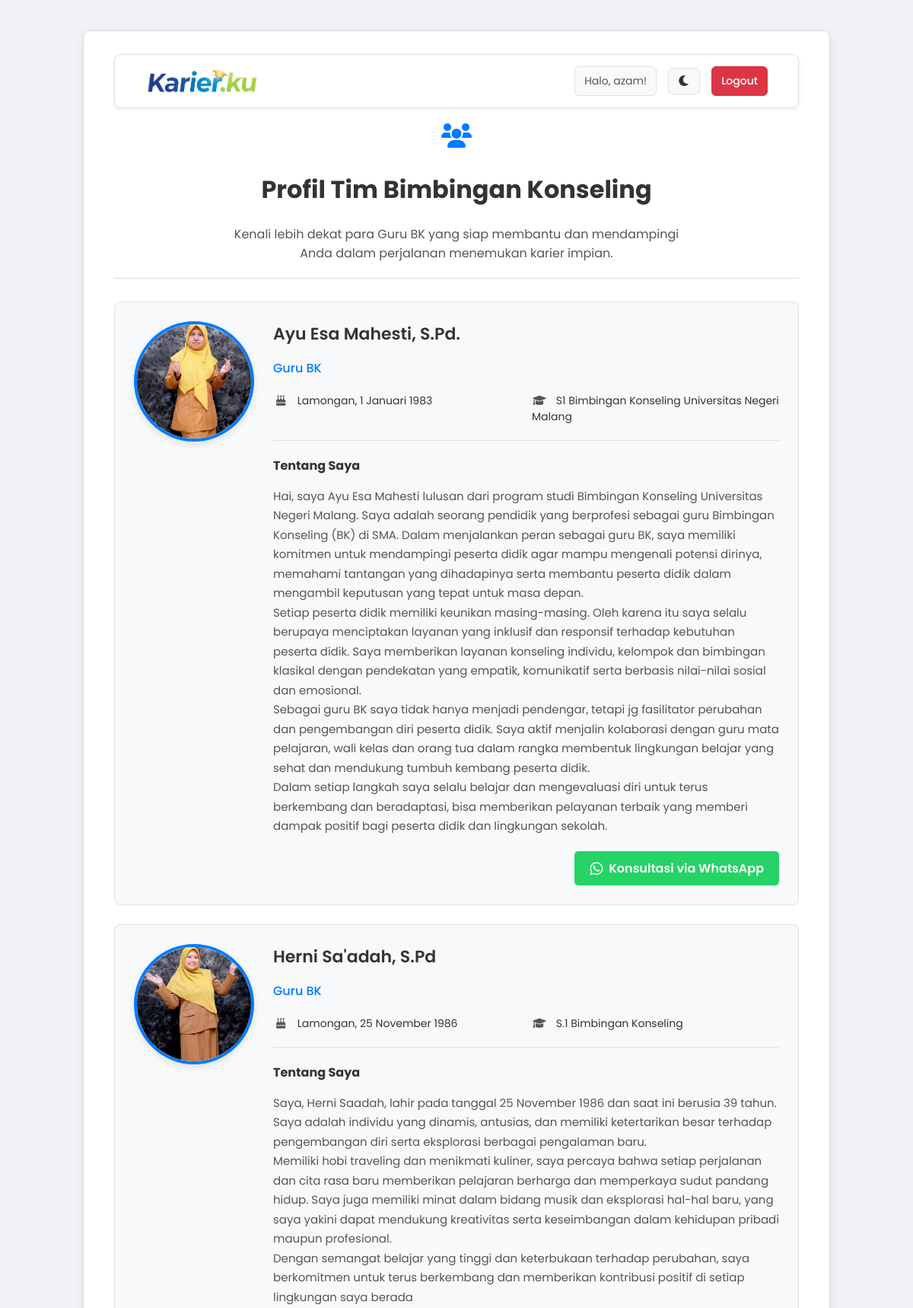
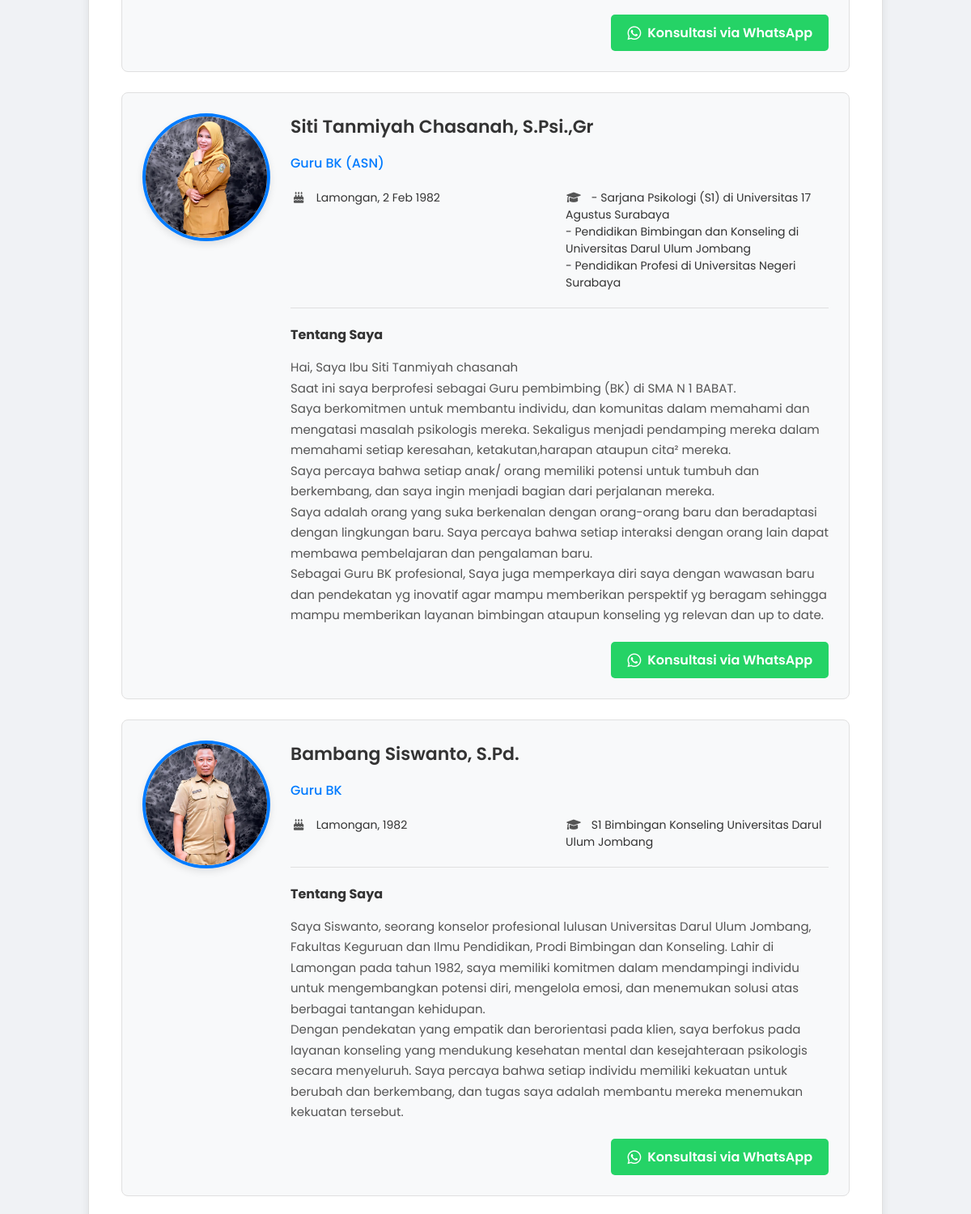
The app's page /konseling.php (signed in, upper part) with its own data (2 pictures, top to bottom).
### tables this page shows
CREATE TABLE `tabel_guru_bk` (
  `id` int(11) NOT NULL,
  `nama_guru` varchar(100) NOT NULL,
  `ttl` varchar(100) DEFAULT NULL,
  `jabatan` varchar(100) DEFAULT NULL,
  `riwayat_pendidikan` text DEFAULT NULL,
  `tentang_diri` text DEFAULT NULL,
  `spesialisasi` varchar(150) DEFAULT NULL,
  `foto_profil` varchar(255) DEFAULT NULL COMMENT 'Path ke file gambar',
  `no_wa` varchar(20) DEFAULT NULL,
  `jadwal_konseling` text DEFAULT NULL
);

### konseling.php (the view, shortened to what this page needs)
<?php
include 'config.php';
$sql = "SELECT nama_guru, foto_profil, no_wa, ttl, jabatan, riwayat_pendidikan, tentang_diri FROM tabel_guru_bk";
$result = mysqli_query($conn, $sql);
?>
<!DOCTYPE html>
<html lang="id">
<head>
    <link rel="stylesheet" href="css/style.css">
    <link rel="stylesheet" href="https://cdnjs.cloudflare.com/ajax/libs/font-awesome/6.0.0-beta3/css/all.min.css">
</head>
<body>
    <div class="wrapper">
        <nav class="navbar">
            <a href="dashboard.php" class="navbar-brand">
                <img src="img/logo-karierku.png" alt="Logo Karier.ku" class="logo-brand">
            </a>
            <div class="navbar-links">
                <span class="user-greeting">Halo, <?php echo htmlspecialchars($_SESSION['nama_lengkap']); ?>!</span>
                <button id="theme-toggle" class="btn-nav"><i class="fas fa-moon"></i></button>
                <a href="logout.php" class="btn-nav btn-logout-nav">Logout</a>
            </div>
        </nav>
        <div class="page-header">
            <i class="fas fa-users"></i>
            <h1>Profil Tim Bimbingan Konseling</h1>
            <p>Kenali lebih dekat para Guru BK yang siap membantu dan mendampingi Anda dalam perjalanan menemukan karier impian.</p>
        </div>
        <?php if (mysqli_num_rows($result) > 0): ?>
            <?php while($guru = mysqli_fetch_assoc($result)): ?>
                <?php
                $nama_siswa = htmlspecialchars($_SESSION['nama_lengkap']);
                $pesan_wa = urlencode("Halo Bapak/Ibu {$guru['nama_guru']}, perkenalkan saya {$nama_siswa} dari aplikasi Karier.ku. Saya ingin berkonsultasi.");
                $link_wa = "https://wa.me/{$guru['no_wa']}?text={$pesan_wa}";
                ?>
                <div class="counselor-card-detail">
                    <div class="counselor-photo-section">
                        <img src="img/guru/<?php echo htmlspecialchars($guru['foto_profil']); ?>" alt="Foto <?php echo htmlspecialchars($guru['nama_guru']); ?>">
                    </div>
                    <div class="counselor-info-section">
                        <h3><?php echo htmlspecialchars($guru['nama_guru']); ?></h3>
                        <p class="jabatan"><?php echo htmlspecialchars($guru['jabatan']); ?></p>
                        <div class="info-grid">
                            <div class="info-item">
                                <i class="fas fa-birthday-cake"></i> <?php echo htmlspecialchars($guru['ttl']); ?>
                            </div>
                            <div class="info-item">
                                <i class="fas fa-graduation-cap"></i> <?php echo nl2br(htmlspecialchars($guru['riwayat_pendidikan'])); ?>
                            </div>
                        </div>
                        <div class="tentang-diri">
                            <h4>Tentang Saya</h4>
                            <p><?php echo htmlspecialchars($guru['tentang_diri']); ?></p>
                        </div>
                        <div style="margin-top: 20px; text-align: right;">
                             <a href="<?php echo $link_wa; ?>" class="btn-whatsapp" target="_blank">
                                <i class="fab fa-whatsapp"></i> Konsultasi via WhatsApp
                            </a>
                        </div>
                    </div>
                </div>
            <?php endwhile; ?>
        <?php else: ?>
            <p class="empty-state">Data Guru BK belum tersedia.</p>
        <?php endif; ?>
    </div>
</body>
</html>

### css/style.css (style rules this page uses)
:root { --bg-color: #f0f2f5; --wrapper-bg: #ffffff; --card-bg: #f8f9fa; --text-color: #333; --text-muted: #555; --border-color: #e0e0e0; --primary-color: #007BFF; --primary-hover: #0056b3; --danger-color: #dc3545; --danger-hover: #c82333; --shadow-color: rgba(0, 0, 0, 0.08); --transition: all 0.3s ease; }
body { font-family: 'Poppins', sans-serif; background-color: var(--bg-color); color: var(--text-color); margin: 0; padding: 20px; transition: var(--transition); }
.wrapper { max-width: 900px; margin: 20px auto; background-color: var(--wrapper-bg); padding: 30px 40px; border-radius: 10px; box-shadow: 0 4px 12px var(--shadow-color); border: 1px solid var(--border-color); transition: var(--transition); }
.navbar { background-color: var(--wrapper-bg); padding: 15px 40px; border-radius: 8px; box-shadow: 0 2px 5px var(--shadow-color); border: 1px solid var(--border-color); display: flex; justify-content: space-between; align-items: center; margin-bottom: 20px; transition: var(--transition); }
.navbar-brand { font-weight: 600; font-size: 20px; color: var(--text-color); text-decoration: none; display: flex; align-items: center; transition: var(--transition); }
.navbar-brand img { width: 30px; margin-right: 10px; }
.navbar-links { display: flex; align-items: center; gap: 15px; }
.navbar-links .user-greeting { padding: 8px 12px; background-color: var(--card-bg); border-radius: 6px; color: var(--text-muted); font-size: 14px; border: 1px solid var(--border-color); }
.navbar-links a, .navbar-links button { color: var(--text-color); text-decoration: none; font-weight: 500; }
.navbar-links .btn-nav { background-color: var(--card-bg); border: 1px solid var(--border-color); padding: 8px 12px; border-radius: 6px; transition: var(--transition); cursor: pointer; font-size: 14px; }
#theme-toggle i { font-size: 16px; }
.navbar-links a.btn-logout-nav { background-color: var(--danger-color); border-color: var(--danger-color); color: white; }
.page-header { text-align: center; padding-bottom: 20px; border-bottom: 1px solid var(--border-color); margin-bottom: 30px; }
.page-header i { font-size: 32px; color: var(--primary-color); margin-bottom: 10px; }
.page-header p { color: var(--text-muted); max-width: 600px; margin: 10px auto 0 auto; }
.counselor-card-detail { background-color: var(--card-bg); border: 1px solid var(--border-color); border-radius: 8px; padding: 25px; margin-bottom: 25px; display: flex; gap: 25px; }
.counselor-photo-section { flex-shrink: 0; }
.counselor-photo-section img { width: 150px; height: 150px; border-radius: 50%; object-fit: cover; border: 4px solid var(--primary-color); box-shadow: 0 4px 10px rgba(0,0,0,0.1); }
.counselor-info-section { flex-grow: 1; }
.counselor-info-section h3 { margin: 0 0 5px 0; font-size: 22px; font-weight: 600; }
.counselor-info-section .jabatan { color: var(--primary-color); font-weight: 500; margin-bottom: 20px; }
.info-grid { display: grid; grid-template-columns: 1fr 1fr; gap: 15px; margin-bottom: 20px; }
.info-item { font-size: 14px; }
.info-item i { color: var(--text-muted); margin-right: 8px; width: 20px; text-align: center; }
.tentang-diri { margin-top: 20px; padding-top: 20px; border-top: 1px solid var(--border-color); }
.tentang-diri h4 { margin: 0 0 10px 0; }
.tentang-diri p { font-size: 15px; line-height: 1.7; color: var(--text-muted); white-space: pre-wrap; }
.btn-whatsapp { display: inline-flex; align-items: center; justify-content: center; gap: 8px; padding: 10px 20px; background-color: #25D366; color: white !important; text-decoration: none; border-radius: 5px; font-weight: 600; transition: var(--transition); border: none; }
.btn-whatsapp i { font-size: 1.2em; }
.navbar-brand img.logo-brand { width: 150px; height: auto; }
.navbar-links { flex-shrink: 0; }

### records on screen
tabel_guru_bk: foto_profil (picture), nama_guru "Ayu Esa Mahesti, S.Pd.", jabatan "Guru BK", ttl "Lamongan, 1 Januari 1983", riwayat_pendidikan "S1 Bimbingan Konseling Universitas Negeri Malang", tentang_diri "Hai, saya Ayu Esa Mahesti lulusan dari program studi Bimbingan Konseling Universitas Negeri Malang. Saya adalah seorang pendidik yang berprofesi sebagai guru Bimbingan Konseling (BK) di SMA. Dalam menjalankan peran sebagai guru BK, saya memiliki komitmen untuk mendampingi peserta didik agar mampu mengenali potensi dirinya, memahami tantangan yang dihadapinya serta membantu peserta didik dalam mengambil keputusan yang tepat untuk masa depan. Setiap peserta didik memiliki keunikan masing-masing. Oleh karena itu saya selalu berupaya menciptakan layanan yang inklusif dan responsif terhadap kebutuhan peserta didik. Saya memberikan layanan konseling individu, kelompok dan bimbingan klasikal…"
tabel_guru_bk: foto_profil (picture), nama_guru "Herni Sa'adah, S.Pd", jabatan "Guru BK", ttl "Lamongan, 25 November 1986", riwayat_pendidikan "S.1 Bimbingan Konseling", tentang_diri "Saya, Herni Saadah, lahir pada tanggal 25 November 1986 dan saat ini berusia 39 tahun. Saya adalah individu yang dinamis, antusias, dan memiliki ketertarikan besar terhadap pengembangan diri serta eksplorasi berbagai pengalaman baru. Memiliki hobi traveling dan menikmati kuliner, saya percaya bahwa setiap perjalanan dan cita rasa baru memberikan pelajaran berharga dan memperkaya sudut pandang hidup. Saya juga memiliki minat dalam bidang musik dan eksplorasi hal-hal baru, yang saya yakini dapat mendukung kreativitas serta keseimbangan dalam kehidupan pribadi maupun profesional. Dengan semangat belajar yang tinggi dan keterbukaan terhadap perubahan, saya berkomitmen untuk terus berkembang dan…"
tabel_guru_bk: foto_profil (picture), nama_guru "Siti Tanmiyah Chasanah, S.Psi.,Gr", jabatan "Guru BK (ASN)", ttl "Lamongan, 2 Feb 1982", riwayat_pendidikan "- Sarjana Psikologi (S1) di Universitas 17 Agustus Surabaya - Pendidikan Bimbingan dan Konseling di Universitas Darul Ulum Jombang - Pendidikan Profesi di Universitas Negeri Surabaya", tentang_diri "Hai, Saya Ibu Siti Tanmiyah chasanah Saat ini saya berprofesi sebagai Guru pembimbing (BK) di SMA N 1 BABAT. Saya berkomitmen untuk membantu individu, dan komunitas dalam memahami dan mengatasi masalah psikologis mereka. Sekaligus menjadi pendamping mereka dalam memahami setiap keresahan, ketakutan,harapan ataupun cita² mereka. Saya percaya bahwa setiap anak/ orang memiliki potensi untuk tumbuh dan berkembang, dan saya ingin menjadi bagian dari perjalanan mereka. Saya adalah orang yang suka berkenalan dengan orang-orang baru dan beradaptasi dengan lingkungan baru. Saya percaya bahwa setiap interaksi dengan orang lain dapat membawa pembelajaran dan pengalaman baru. Sebagai Guru BK…"
tabel_guru_bk: foto_profil (picture), nama_guru "Bambang Siswanto, S.Pd.", jabatan "Guru BK", ttl "Lamongan, 1982", riwayat_pendidikan "S1 Bimbingan Konseling Universitas Darul Ulum Jombang", tentang_diri "Saya Siswanto, seorang konselor profesional lulusan Universitas Darul Ulum Jombang, Fakultas Keguruan dan Ilmu Pendidikan, Prodi Bimbingan dan Konseling. Lahir di Lamongan pada tahun 1982, saya memiliki komitmen dalam mendampingi individu untuk mengembangkan potensi diri, mengelola emosi, dan menemukan solusi atas berbagai tantangan kehidupan. Dengan pendekatan yang empatik dan berorientasi pada klien, saya berfokus pada layanan konseling yang mendukung kesehatan mental dan kesejahteraan psikologis secara menyeluruh. Saya percaya bahwa setiap individu memiliki kekuatan untuk berubah dan berkembang, dan tugas saya adalah membantu mereka menemukan kekuatan tersebut."

### other values on screen
$_SESSION['nama_lengkap'] "azam"
